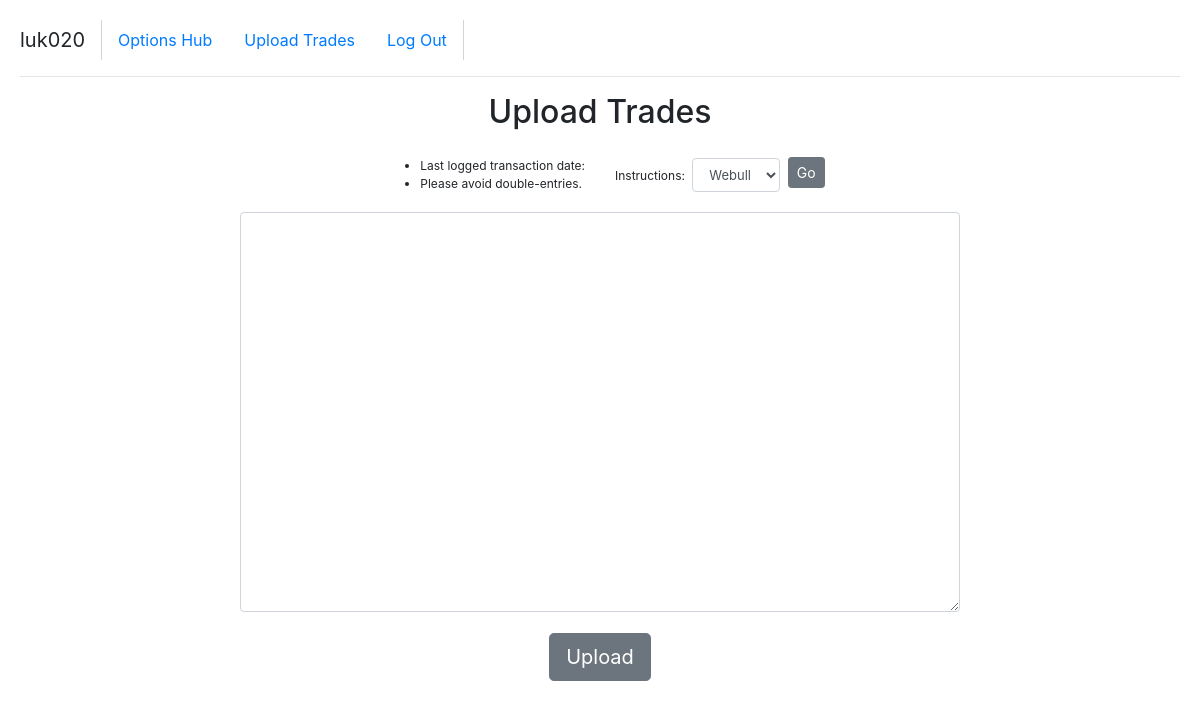
Page /log/upload (signed in) on the earlier database version.
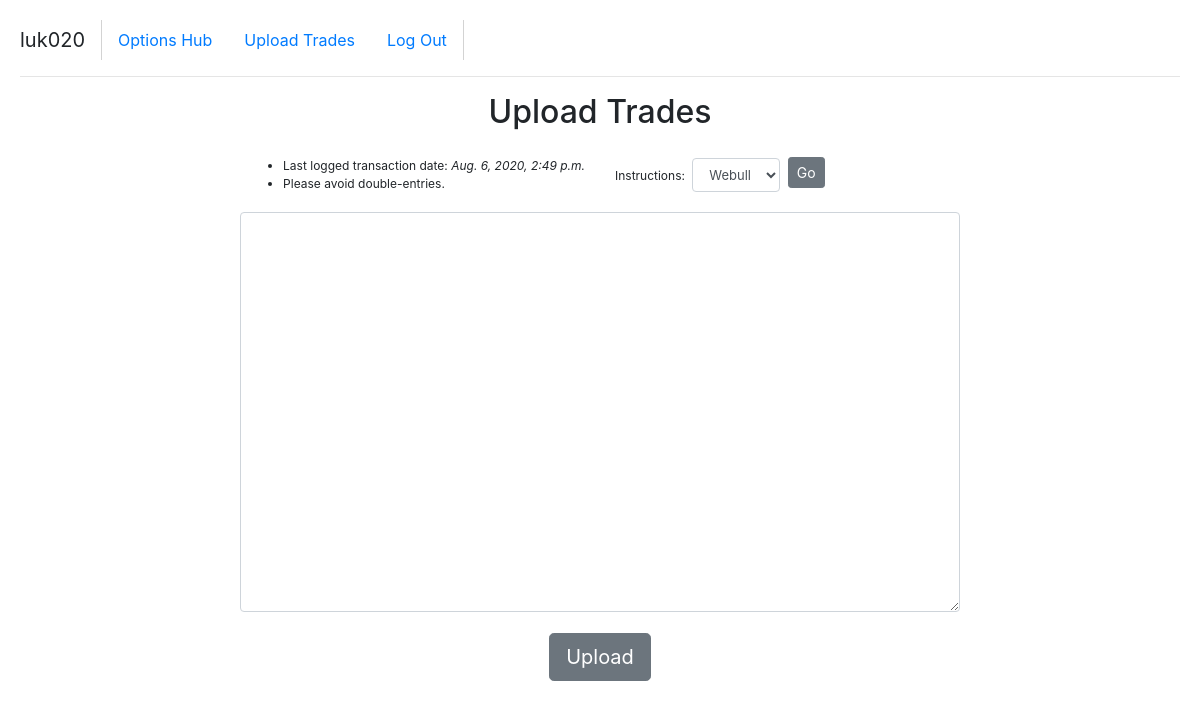
Same page on the later database version.
### log/models.py (models this page shows, shortened)
class Transaction(models.Model):
    user = models.ForeignKey("User", on_delete=models.CASCADE, related_name="trades_u")
    contract = models.ForeignKey("Contract", on_delete=models.CASCADE, related_name="trades_c")
    side = models.CharField(max_length=4)
    qty = models.SmallIntegerField()
    avg = models.DecimalField(max_digits=8, decimal_places=3)
    total = models.DecimalField(max_digits=8, decimal_places=2)
    timestamp = models.DateTimeField()

### log/views.py (the view)
# urls.py: path("upload", views.upload, name="upload"),
@login_required(login_url='/log/login')
def upload(request):
    print("checkpoint 0")
    user = request.user
    last = Transaction.objects.filter(user=user).order_by('-timestamp').first()
    if not last:
        last = "No transactions uploaded."
    if request.method == "POST":
        counter = webull_uploader(request.POST['trades'], user)
        print("checkpoint 7")
        return render(request, "log/upload.html", {
            "message": f"Number of trades uploaded: {counter}."
        })
    return render(request, 'log/upload.html', {
        "last": last
    })

### log/templates/log/upload.html (shortened to what this page needs)
{% extends "log/layout.html" %}
{% block body %}
    <h2>Upload Trades</h2>
    <br>
    <div class="row">
        <div class="col" style="text-align: right;">
            <ul style="display: inline-block; text-align: left;">
                <li>Last logged transaction date: <i>{{ last.timestamp }}</i></li>
                <li>Please avoid double-entries.</li>
            </ul>
        </div>
        <div class="col" style="text-align: left;">
            <form class="form" id="query-form" action="{% url 'instructions' %}" method="post">
                <div class="form-group">
                    <label>Instructions: </label>
                    <select class="form-control ml-1" name="broker">
                        <option value="webull">Webull</option>
                    </select>
                    <input class="btn btn-secondary btn-sm ml-1 mb-2" type="submit" value="Go">
                </div>
            </form>
        </div>
    </div>
    <form action="{% url 'upload' %}" method="post">
        <div class="form-group">
            <textarea class="form-control" name="trades" id="trades" required>{{ prefill }}</textarea>
        </div>
        <input class="btn btn-secondary btn-lg" type="submit" value="Upload">
    </form>
{% endblock %}

Differences in the rows shown:
added Transaction: timestamp "Aug. 6, 2020, 2:49 p.m."
